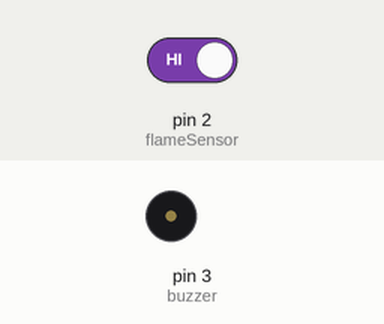
Recording of a sketch running on a simulated Arduino Uno, built with avr-gcc and run on an emulated ATmega328P. On the bench: buzzer (waves = sounding, pin HIGH). The inputs (shaded band) are chosen by the test bench; at power-on: pin 2 (flameSensor) HIGH.

Above: at 1.2 s.
1.3 s: pin 2 (flameSensor) driven LOW
At 2.0 s:
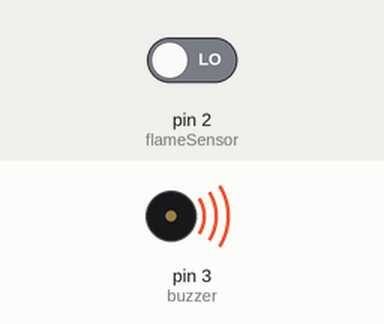
2.8 s: pin 2 (flameSensor) driven HIGH
At 3.2 s:
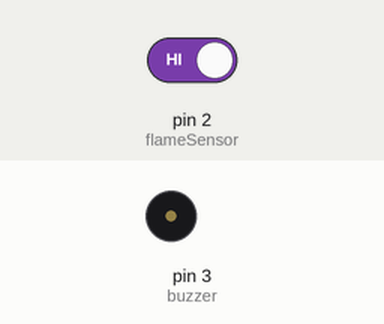
Timing chart, 0 to 5.8 s (numbered marks = the images above; inputs shaded):
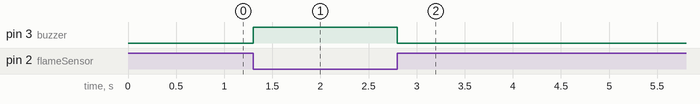

The sketch:

fire-alarm.ino
```cpp
// Fire Alarm System
int flameSensor = 2;
int buzzer = 3;
void setup() {
  pinMode(flameSensor, INPUT);
  pinMode(buzzer, OUTPUT);
}
void loop() {
  if (digitalRead(flameSensor) == LOW) digitalWrite(buzzer, HIGH);
  else digitalWrite(buzzer, LOW);
}
```

Measured:
- after the input at 1.3 s, pin 3 (buzzer): LOW → HIGH at once
- after the input at 2.8 s, pin 3 (buzzer): HIGH → LOW at once
